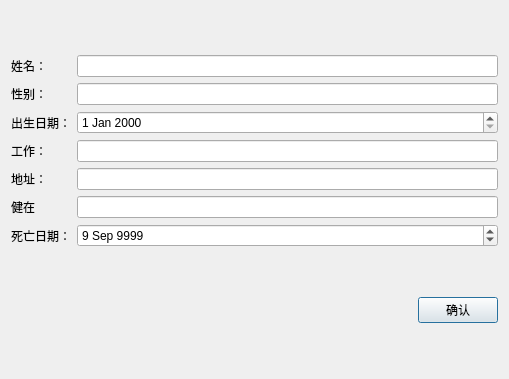
<?xml version="1.0" encoding="UTF-8"?>
<ui version="4.0">
 <class>InfoWindowClass</class>
 <widget class="QDialog" name="InfoWindowClass">
  <property name="geometry">
   <rect>
    <x>0</x>
    <y>0</y>
    <width>509</width>
    <height>379</height>
   </rect>
  </property>
  <property name="windowTitle">
   <string>信息</string>
  </property>
  <layout class="QGridLayout" name="gridLayout_2">
   <item row="0" column="0" colspan="2">
    <layout class="QGridLayout" name="gridLayout">
     <item row="6" column="0">
      <widget class="QLabel" name="label_5">
       <property name="text">
        <string>死亡日期：</string>
       </property>
       <property name="wordWrap">
        <bool>true</bool>
       </property>
      </widget>
     </item>
     <item row="6" column="1">
      <widget class="QDateEdit" name="Deathdate">
       <property name="dateTime">
        <datetime>
         <hour>0</hour>
         <minute>0</minute>
         <second>0</second>
         <year>9999</year>
         <month>9</month>
         <day>9</day>
        </datetime>
       </property>
      </widget>
     </item>
     <item row="2" column="0">
      <widget class="QLabel" name="label_3">
       <property name="text">
        <string>出生日期：</string>
       </property>
      </widget>
     </item>
     <item row="1" column="0">
      <widget class="QLabel" name="label_2">
       <property name="text">
        <string>性别：</string>
       </property>
      </widget>
     </item>
     <item row="3" column="1">
      <widget class="QLineEdit" name="Work"/>
     </item>
     <item row="0" column="1">
      <widget class="QLineEdit" name="Name"/>
     </item>
     <item row="4" column="1">
      <widget class="QLineEdit" name="Addr"/>
     </item>
     <item row="5" column="0">
      <widget class="QLabel" name="label_7">
       <property name="text">
        <string>健在</string>
       </property>
      </widget>
     </item>
     <item row="1" column="1">
      <widget class="QLineEdit" name="Sex"/>
     </item>
     <item row="4" column="0">
      <widget class="QLabel" name="label_6">
       <property name="text">
        <string>地址：</string>
       </property>
      </widget>
     </item>
     <item row="0" column="0">
      <widget class="QLabel" name="label">
       <property name="text">
        <string>姓名：</string>
       </property>
      </widget>
     </item>
     <item row="3" column="0">
      <widget class="QLabel" name="label_4">
       <property name="text">
        <string>工作：</string>
       </property>
      </widget>
     </item>
     <item row="2" column="1">
      <widget class="QDateEdit" name="Birthday"/>
     </item>
     <item row="5" column="1">
      <widget class="QLineEdit" name="Live"/>
     </item>
    </layout>
   </item>
   <item row="1" column="0">
    <spacer name="horizontalSpacer">
     <property name="orientation">
      <enum>Qt::Horizontal</enum>
     </property>
     <property name="sizeHint" stdset="0">
      <size>
       <width>407</width>
       <height>20</height>
      </size>
     </property>
    </spacer>
   </item>
   <item row="1" column="1">
    <widget class="QPushButton" name="ButtonConfirm">
     <property name="text">
      <string>确认</string>
     </property>
    </widget>
   </item>
  </layout>
 </widget>
 <tabstops>
  <tabstop>Name</tabstop>
  <tabstop>Sex</tabstop>
  <tabstop>Birthday</tabstop>
  <tabstop>Work</tabstop>
  <tabstop>Addr</tabstop>
  <tabstop>Live</tabstop>
  <tabstop>Deathdate</tabstop>
  <tabstop>ButtonConfirm</tabstop>
 </tabstops>
 <resources/>
 <connections/>
</ui>
